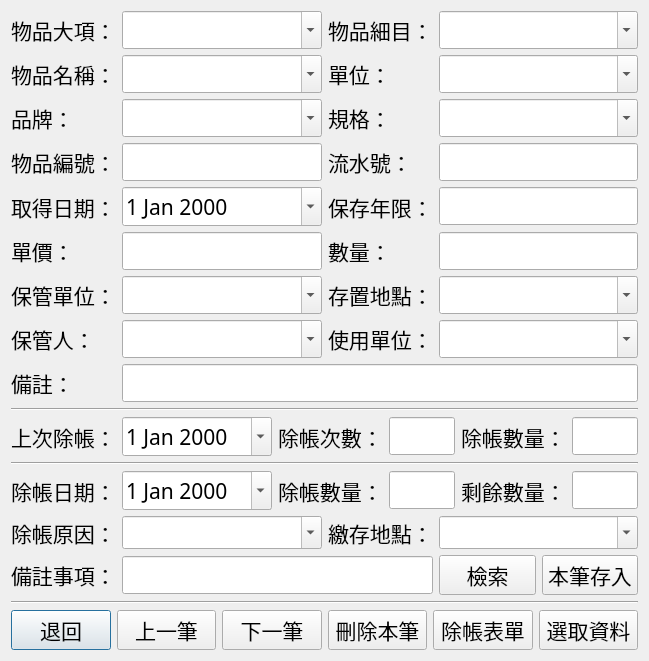
<?xml version="1.0" encoding="UTF-8"?>
<ui version="4.0">
 <class>Dialog</class>
 <widget class="QDialog" name="Dialog">
  <property name="geometry">
   <rect>
    <x>0</x>
    <y>0</y>
    <width>620</width>
    <height>601</height>
   </rect>
  </property>
  <property name="windowTitle">
   <string>除帳</string>
  </property>
  <layout class="QVBoxLayout" name="verticalLayout">
   <item>
    <layout class="QGridLayout" name="registerLayout">
     <item row="0" column="0">
      <widget class="QLabel" name="label">
       <property name="font">
        <font>
         <family>微軟正黑體</family>
         <pointsize>16</pointsize>
        </font>
       </property>
       <property name="text">
        <string>物品大項：</string>
       </property>
      </widget>
     </item>
     <item row="0" column="1">
      <widget class="QComboBox" name="category">
       <property name="font">
        <font>
         <family>微軟正黑體</family>
         <pointsize>16</pointsize>
        </font>
       </property>
       <property name="editable">
        <bool>true</bool>
       </property>
      </widget>
     </item>
     <item row="0" column="2">
      <widget class="QLabel" name="label_13">
       <property name="font">
        <font>
         <family>微軟正黑體</family>
         <pointsize>16</pointsize>
        </font>
       </property>
       <property name="text">
        <string>物品細目：</string>
       </property>
      </widget>
     </item>
     <item row="0" column="3">
      <widget class="QComboBox" name="subcategory">
       <property name="font">
        <font>
         <family>微軟正黑體</family>
         <pointsize>16</pointsize>
        </font>
       </property>
       <property name="editable">
        <bool>true</bool>
       </property>
      </widget>
     </item>
     <item row="1" column="0">
      <widget class="QLabel" name="label_2">
       <property name="font">
        <font>
         <family>微軟正黑體</family>
         <pointsize>16</pointsize>
        </font>
       </property>
       <property name="text">
        <string>物品名稱：</string>
       </property>
      </widget>
     </item>
     <item row="1" column="1">
      <widget class="QComboBox" name="name">
       <property name="font">
        <font>
         <family>微軟正黑體</family>
         <pointsize>16</pointsize>
        </font>
       </property>
       <property name="editable">
        <bool>true</bool>
       </property>
      </widget>
     </item>
     <item row="1" column="2">
      <widget class="QLabel" name="label_12">
       <property name="font">
        <font>
         <family>微軟正黑體</family>
         <pointsize>16</pointsize>
        </font>
       </property>
       <property name="text">
        <string>單位：</string>
       </property>
      </widget>
     </item>
     <item row="1" column="3">
      <widget class="QComboBox" name="unit">
       <property name="font">
        <font>
         <family>微軟正黑體</family>
         <pointsize>16</pointsize>
        </font>
       </property>
       <property name="editable">
        <bool>true</bool>
       </property>
      </widget>
     </item>
     <item row="2" column="0">
      <widget class="QLabel" name="label_3">
       <property name="font">
        <font>
         <family>微軟正黑體</family>
         <pointsize>16</pointsize>
        </font>
       </property>
       <property name="text">
        <string>品牌：</string>
       </property>
      </widget>
     </item>
     <item row="2" column="1">
      <widget class="QComboBox" name="brand">
       <property name="font">
        <font>
         <family>微軟正黑體</family>
         <pointsize>16</pointsize>
        </font>
       </property>
       <property name="editable">
        <bool>true</bool>
       </property>
      </widget>
     </item>
     <item row="2" column="2">
      <widget class="QLabel" name="label_11">
       <property name="font">
        <font>
         <family>微軟正黑體</family>
         <pointsize>16</pointsize>
        </font>
       </property>
       <property name="text">
        <string>規格：</string>
       </property>
      </widget>
     </item>
     <item row="2" column="3">
      <widget class="QComboBox" name="spec">
       <property name="font">
        <font>
         <family>微軟正黑體</family>
         <pointsize>16</pointsize>
        </font>
       </property>
       <property name="editable">
        <bool>true</bool>
       </property>
      </widget>
     </item>
     <item row="3" column="0">
      <widget class="QLabel" name="label_4">
       <property name="font">
        <font>
         <family>微軟正黑體</family>
         <pointsize>16</pointsize>
        </font>
       </property>
       <property name="text">
        <string>物品編號：</string>
       </property>
      </widget>
     </item>
     <item row="3" column="1">
      <widget class="QLineEdit" name="object_ID">
       <property name="font">
        <font>
         <family>微軟正黑體</family>
         <pointsize>16</pointsize>
        </font>
       </property>
      </widget>
     </item>
     <item row="3" column="2">
      <widget class="QLabel" name="label_10">
       <property name="font">
        <font>
         <family>微軟正黑體</family>
         <pointsize>16</pointsize>
        </font>
       </property>
       <property name="text">
        <string>流水號：</string>
       </property>
      </widget>
     </item>
     <item row="3" column="3">
      <widget class="QLineEdit" name="serial_ID">
       <property name="font">
        <font>
         <family>微軟正黑體</family>
         <pointsize>16</pointsize>
        </font>
       </property>
      </widget>
     </item>
     <item row="4" column="0">
      <widget class="QLabel" name="label_5">
       <property name="font">
        <font>
         <family>微軟正黑體</family>
         <pointsize>16</pointsize>
        </font>
       </property>
       <property name="text">
        <string>取得日期：</string>
       </property>
      </widget>
     </item>
     <item row="4" column="1">
      <widget class="QDateEdit" name="acquire_date">
       <property name="font">
        <font>
         <family>微軟正黑體</family>
         <pointsize>16</pointsize>
        </font>
       </property>
       <property name="calendarPopup">
        <bool>true</bool>
       </property>
      </widget>
     </item>
     <item row="4" column="2">
      <widget class="QLabel" name="label_14">
       <property name="font">
        <font>
         <family>微軟正黑體</family>
         <pointsize>16</pointsize>
        </font>
       </property>
       <property name="text">
        <string>保存年限：</string>
       </property>
      </widget>
     </item>
     <item row="4" column="3">
      <widget class="QLineEdit" name="keep_year">
       <property name="font">
        <font>
         <family>微軟正黑體</family>
         <pointsize>16</pointsize>
        </font>
       </property>
      </widget>
     </item>
     <item row="5" column="0">
      <widget class="QLabel" name="label_6">
       <property name="font">
        <font>
         <family>微軟正黑體</family>
         <pointsize>16</pointsize>
        </font>
       </property>
       <property name="text">
        <string>單價：</string>
       </property>
      </widget>
     </item>
     <item row="5" column="1">
      <widget class="QLineEdit" name="price">
       <property name="font">
        <font>
         <family>微軟正黑體</family>
         <pointsize>16</pointsize>
        </font>
       </property>
      </widget>
     </item>
     <item row="5" column="2">
      <widget class="QLabel" name="label_15">
       <property name="font">
        <font>
         <family>微軟正黑體</family>
         <pointsize>16</pointsize>
        </font>
       </property>
       <property name="text">
        <string>數量：</string>
       </property>
      </widget>
     </item>
     <item row="5" column="3">
      <widget class="QLineEdit" name="amount">
       <property name="font">
        <font>
         <family>微軟正黑體</family>
         <pointsize>16</pointsize>
        </font>
       </property>
      </widget>
     </item>
     <item row="6" column="0">
      <widget class="QLabel" name="label_7">
       <property name="font">
        <font>
         <family>微軟正黑體</family>
         <pointsize>16</pointsize>
        </font>
       </property>
       <property name="text">
        <string>保管單位：</string>
       </property>
      </widget>
     </item>
     <item row="6" column="1">
      <widget class="QComboBox" name="keep_department">
       <property name="font">
        <font>
         <family>微軟正黑體</family>
         <pointsize>16</pointsize>
        </font>
       </property>
       <property name="editable">
        <bool>true</bool>
       </property>
      </widget>
     </item>
     <item row="6" column="2">
      <widget class="QLabel" name="label_16">
       <property name="font">
        <font>
         <family>微軟正黑體</family>
         <pointsize>16</pointsize>
        </font>
       </property>
       <property name="text">
        <string>存置地點：</string>
       </property>
      </widget>
     </item>
     <item row="6" column="3">
      <widget class="QComboBox" name="place">
       <property name="font">
        <font>
         <family>微軟正黑體</family>
         <pointsize>16</pointsize>
        </font>
       </property>
       <property name="editable">
        <bool>true</bool>
       </property>
      </widget>
     </item>
     <item row="7" column="0">
      <widget class="QLabel" name="label_8">
       <property name="font">
        <font>
         <family>微軟正黑體</family>
         <pointsize>16</pointsize>
        </font>
       </property>
       <property name="text">
        <string>保管人：</string>
       </property>
      </widget>
     </item>
     <item row="7" column="1">
      <widget class="QComboBox" name="keeper">
       <property name="font">
        <font>
         <family>微軟正黑體</family>
         <pointsize>16</pointsize>
        </font>
       </property>
       <property name="editable">
        <bool>true</bool>
       </property>
      </widget>
     </item>
     <item row="7" column="2">
      <widget class="QLabel" name="label_17">
       <property name="font">
        <font>
         <family>微軟正黑體</family>
         <pointsize>16</pointsize>
        </font>
       </property>
       <property name="text">
        <string>使用單位：</string>
       </property>
      </widget>
     </item>
     <item row="7" column="3">
      <widget class="QComboBox" name="use_department">
       <property name="font">
        <font>
         <family>微軟正黑體</family>
         <pointsize>16</pointsize>
        </font>
       </property>
       <property name="editable">
        <bool>true</bool>
       </property>
      </widget>
     </item>
     <item row="8" column="0">
      <widget class="QLabel" name="label_9">
       <property name="font">
        <font>
         <family>微軟正黑體</family>
         <pointsize>16</pointsize>
        </font>
       </property>
       <property name="text">
        <string>備註：</string>
       </property>
      </widget>
     </item>
     <item row="8" column="1" colspan="3">
      <widget class="QLineEdit" name="remark">
       <property name="font">
        <font>
         <family>微軟正黑體</family>
         <pointsize>16</pointsize>
        </font>
       </property>
      </widget>
     </item>
    </layout>
   </item>
   <item>
    <widget class="Line" name="line">
     <property name="font">
      <font>
       <family>微軟正黑體</family>
       <pointsize>16</pointsize>
      </font>
     </property>
     <property name="orientation">
      <enum>Qt::Horizontal</enum>
     </property>
    </widget>
   </item>
   <item>
    <layout class="QHBoxLayout" name="horizontalLayout">
     <item>
      <widget class="QLabel" name="label_18">
       <property name="font">
        <font>
         <family>微軟正黑體</family>
         <pointsize>16</pointsize>
        </font>
       </property>
       <property name="text">
        <string>上次除帳：</string>
       </property>
      </widget>
     </item>
     <item>
      <widget class="QDateEdit" name="last_unregister_date">
       <property name="font">
        <font>
         <family>微軟正黑體</family>
         <pointsize>16</pointsize>
        </font>
       </property>
       <property name="calendarPopup">
        <bool>true</bool>
       </property>
      </widget>
     </item>
     <item>
      <widget class="QLabel" name="label_19">
       <property name="font">
        <font>
         <family>微軟正黑體</family>
         <pointsize>16</pointsize>
        </font>
       </property>
       <property name="text">
        <string>除帳次數：</string>
       </property>
      </widget>
     </item>
     <item>
      <widget class="QLineEdit" name="unregistered_count">
       <property name="font">
        <font>
         <family>微軟正黑體</family>
         <pointsize>16</pointsize>
        </font>
       </property>
      </widget>
     </item>
     <item>
      <widget class="QLabel" name="label_20">
       <property name="font">
        <font>
         <family>微軟正黑體</family>
         <pointsize>16</pointsize>
        </font>
       </property>
       <property name="text">
        <string>除帳數量：</string>
       </property>
      </widget>
     </item>
     <item>
      <widget class="QLineEdit" name="unregistered_amount">
       <property name="font">
        <font>
         <family>微軟正黑體</family>
         <pointsize>16</pointsize>
        </font>
       </property>
      </widget>
     </item>
    </layout>
   </item>
   <item>
    <widget class="Line" name="line_4">
     <property name="font">
      <font>
       <family>微軟正黑體</family>
       <pointsize>16</pointsize>
      </font>
     </property>
     <property name="orientation">
      <enum>Qt::Horizontal</enum>
     </property>
    </widget>
   </item>
   <item>
    <layout class="QHBoxLayout" name="horizontalLayout_2">
     <item>
      <widget class="QLabel" name="label_21">
       <property name="font">
        <font>
         <family>微軟正黑體</family>
         <pointsize>16</pointsize>
        </font>
       </property>
       <property name="text">
        <string>除帳日期：</string>
       </property>
      </widget>
     </item>
     <item>
      <widget class="QDateEdit" name="unregister_date">
       <property name="font">
        <font>
         <family>微軟正黑體</family>
         <pointsize>16</pointsize>
        </font>
       </property>
       <property name="calendarPopup">
        <bool>true</bool>
       </property>
      </widget>
     </item>
     <item>
      <widget class="QLabel" name="label_22">
       <property name="font">
        <font>
         <family>微軟正黑體</family>
         <pointsize>16</pointsize>
        </font>
       </property>
       <property name="text">
        <string>除帳數量：</string>
       </property>
      </widget>
     </item>
     <item>
      <widget class="QLineEdit" name="unregister_amount">
       <property name="font">
        <font>
         <family>微軟正黑體</family>
         <pointsize>16</pointsize>
        </font>
       </property>
      </widget>
     </item>
     <item>
      <widget class="QLabel" name="label_23">
       <property name="font">
        <font>
         <family>微軟正黑體</family>
         <pointsize>16</pointsize>
        </font>
       </property>
       <property name="text">
        <string>剩餘數量：</string>
       </property>
      </widget>
     </item>
     <item>
      <widget class="QLineEdit" name="remain_amount">
       <property name="font">
        <font>
         <family>微軟正黑體</family>
         <pointsize>16</pointsize>
        </font>
       </property>
      </widget>
     </item>
    </layout>
   </item>
   <item>
    <layout class="QGridLayout" name="gridLayout_2">
     <item row="0" column="0">
      <widget class="QLabel" name="label_24">
       <property name="minimumSize">
        <size>
         <width>105</width>
         <height>33</height>
        </size>
       </property>
       <property name="maximumSize">
        <size>
         <width>105</width>
         <height>33</height>
        </size>
       </property>
       <property name="font">
        <font>
         <family>微軟正黑體</family>
         <pointsize>16</pointsize>
        </font>
       </property>
       <property name="text">
        <string>除帳原因：</string>
       </property>
      </widget>
     </item>
     <item row="0" column="3">
      <widget class="QComboBox" name="unregister_place">
       <property name="minimumSize">
        <size>
         <width>186</width>
         <height>33</height>
        </size>
       </property>
       <property name="font">
        <font>
         <family>微軟正黑體</family>
         <pointsize>16</pointsize>
        </font>
       </property>
       <property name="editable">
        <bool>true</bool>
       </property>
      </widget>
     </item>
     <item row="0" column="1">
      <widget class="QComboBox" name="reason">
       <property name="minimumSize">
        <size>
         <width>186</width>
         <height>33</height>
        </size>
       </property>
       <property name="font">
        <font>
         <family>微軟正黑體</family>
         <pointsize>16</pointsize>
        </font>
       </property>
       <property name="editable">
        <bool>true</bool>
       </property>
      </widget>
     </item>
     <item row="0" column="2">
      <widget class="QLabel" name="label_25">
       <property name="minimumSize">
        <size>
         <width>105</width>
         <height>33</height>
        </size>
       </property>
       <property name="maximumSize">
        <size>
         <width>105</width>
         <height>33</height>
        </size>
       </property>
       <property name="font">
        <font>
         <family>微軟正黑體</family>
         <pointsize>16</pointsize>
        </font>
       </property>
       <property name="text">
        <string>繳存地點：</string>
       </property>
      </widget>
     </item>
     <item row="1" column="0">
      <widget class="QLabel" name="label_26">
       <property name="minimumSize">
        <size>
         <width>105</width>
         <height>37</height>
        </size>
       </property>
       <property name="maximumSize">
        <size>
         <width>105</width>
         <height>37</height>
        </size>
       </property>
       <property name="font">
        <font>
         <family>微軟正黑體</family>
         <pointsize>16</pointsize>
        </font>
       </property>
       <property name="text">
        <string>備註事項：</string>
       </property>
      </widget>
     </item>
     <item row="1" column="3">
      <layout class="QHBoxLayout" name="horizontalLayout_3">
       <item>
        <widget class="QPushButton" name="searchBtn">
         <property name="font">
          <font>
           <family>微軟正黑體</family>
           <pointsize>16</pointsize>
          </font>
         </property>
         <property name="text">
          <string>檢索</string>
         </property>
         <property name="autoDefault">
          <bool>false</bool>
         </property>
        </widget>
       </item>
       <item>
        <widget class="QPushButton" name="saveBtn">
         <property name="font">
          <font>
           <family>微軟正黑體</family>
           <pointsize>16</pointsize>
          </font>
         </property>
         <property name="text">
          <string>本筆存入</string>
         </property>
         <property name="autoDefault">
          <bool>false</bool>
         </property>
        </widget>
       </item>
      </layout>
     </item>
     <item row="1" column="1" colspan="2">
      <widget class="QLineEdit" name="unregister_remark">
       <property name="font">
        <font>
         <family>微軟正黑體</family>
         <pointsize>16</pointsize>
        </font>
       </property>
      </widget>
     </item>
    </layout>
   </item>
   <item>
    <widget class="Line" name="line_3">
     <property name="font">
      <font>
       <family>微軟正黑體</family>
       <pointsize>16</pointsize>
      </font>
     </property>
     <property name="orientation">
      <enum>Qt::Horizontal</enum>
     </property>
    </widget>
   </item>
   <item>
    <layout class="QHBoxLayout" name="horizontalLayout_4">
     <item>
      <widget class="QPushButton" name="returnBtn">
       <property name="font">
        <font>
         <family>微軟正黑體</family>
         <pointsize>16</pointsize>
        </font>
       </property>
       <property name="text">
        <string>退回</string>
       </property>
       <property name="default">
        <bool>false</bool>
       </property>
      </widget>
     </item>
     <item>
      <widget class="QPushButton" name="getPreviousBtn">
       <property name="font">
        <font>
         <family>微軟正黑體</family>
         <pointsize>16</pointsize>
        </font>
       </property>
       <property name="text">
        <string>上一筆</string>
       </property>
      </widget>
     </item>
     <item>
      <widget class="QPushButton" name="getNextBtn">
       <property name="font">
        <font>
         <family>微軟正黑體</family>
         <pointsize>16</pointsize>
        </font>
       </property>
       <property name="text">
        <string>下一筆</string>
       </property>
      </widget>
     </item>
     <item>
      <widget class="QPushButton" name="deleteBtn">
       <property name="font">
        <font>
         <family>微軟正黑體</family>
         <pointsize>16</pointsize>
        </font>
       </property>
       <property name="text">
        <string>刪除本筆</string>
       </property>
      </widget>
     </item>
     <item>
      <widget class="QPushButton" name="formBtn">
       <property name="font">
        <font>
         <family>微軟正黑體</family>
         <pointsize>16</pointsize>
        </font>
       </property>
       <property name="text">
        <string>除帳表單</string>
       </property>
      </widget>
     </item>
     <item>
      <widget class="QPushButton" name="selectRecordBtn">
       <property name="font">
        <font>
         <family>微軟正黑體</family>
         <pointsize>16</pointsize>
        </font>
       </property>
       <property name="text">
        <string>選取資料</string>
       </property>
      </widget>
     </item>
    </layout>
   </item>
  </layout>
 </widget>
 <tabstops>
  <tabstop>category</tabstop>
  <tabstop>subcategory</tabstop>
  <tabstop>name</tabstop>
  <tabstop>unit</tabstop>
  <tabstop>brand</tabstop>
  <tabstop>spec</tabstop>
  <tabstop>object_ID</tabstop>
  <tabstop>serial_ID</tabstop>
  <tabstop>acquire_date</tabstop>
  <tabstop>keep_year</tabstop>
  <tabstop>price</tabstop>
  <tabstop>amount</tabstop>
  <tabstop>keep_department</tabstop>
  <tabstop>place</tabstop>
  <tabstop>keeper</tabstop>
  <tabstop>use_department</tabstop>
  <tabstop>remark</tabstop>
  <tabstop>last_unregister_date</tabstop>
  <tabstop>unregistered_count</tabstop>
  <tabstop>unregistered_amount</tabstop>
  <tabstop>unregister_date</tabstop>
  <tabstop>unregister_amount</tabstop>
  <tabstop>remain_amount</tabstop>
  <tabstop>reason</tabstop>
  <tabstop>unregister_place</tabstop>
  <tabstop>unregister_remark</tabstop>
  <tabstop>searchBtn</tabstop>
  <tabstop>saveBtn</tabstop>
  <tabstop>returnBtn</tabstop>
  <tabstop>getPreviousBtn</tabstop>
  <tabstop>getNextBtn</tabstop>
  <tabstop>deleteBtn</tabstop>
  <tabstop>formBtn</tabstop>
  <tabstop>selectRecordBtn</tabstop>
 </tabstops>
 <resources/>
 <connections>
  <connection>
   <sender>returnBtn</sender>
   <signal>clicked()</signal>
   <receiver>Dialog</receiver>
   <slot>reject()</slot>
   <hints>
    <hint type="sourcelabel">
     <x>37</x>
     <y>400</y>
    </hint>
    <hint type="destinationlabel">
     <x>42</x>
     <y>415</y>
    </hint>
   </hints>
  </connection>
 </connections>
</ui>
